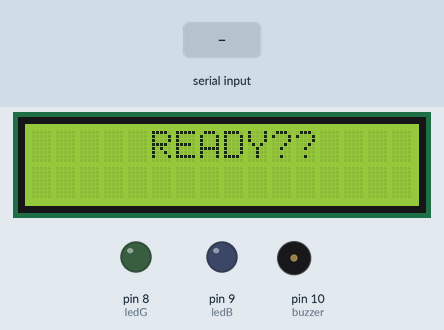
This sketch was run on a simulated Arduino Uno, built with avr-gcc and run on an emulated ATmega328P. Parts: 16×2 character LCD, output pins drawn as LEDs (lit = HIGH), buzzer (waves = sounding). The inputs (shaded band) are chosen by the test bench. What the sketch prints to the serial monitor is not drawn.

Above: at 1.2 s.
1.3 s: byte 2 (2) received over Serial
At 2.6 s:
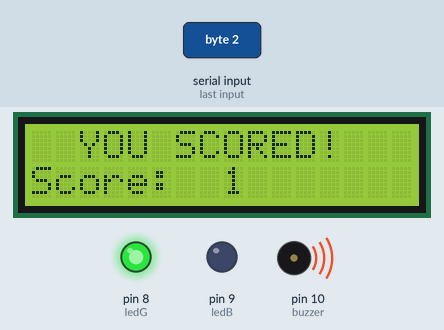
4.3 s: byte 1 (1) received over Serial
At 4.9 s:
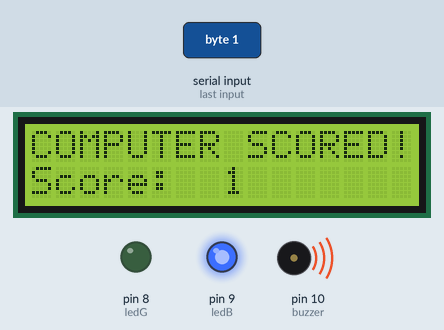
Timing chart, 0 to 8.3 s (numbered marks = the images above; inputs shaded):
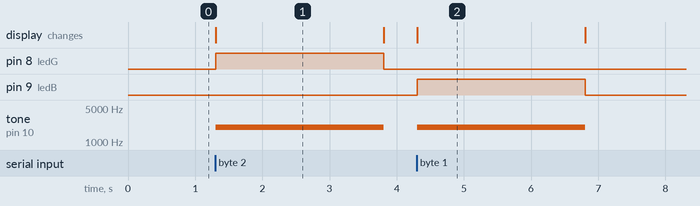

Measured:
- after the input at 1.3 s, pin 8 (ledG): LOW → HIGH at once, → LOW 2.5 s later; tone on pin 10 (buzzer): silent → 2000 Hz at once, → silent 2.5 s later; the display: changes at once (image 1)
- after the input at 4.3 s, pin 9 (ledB): LOW → HIGH at once, → LOW 2.5 s later; tone on pin 10 (buzzer): silent → 2000 Hz at once, → silent 2.5 s later; the display: changes at once (image 2)
- what the display in image 1 shows lasts 2.5 s, from 1.3 s to 3.8 s

The sketch:

finalproject_cla.ino
```cpp
// include the library code:
#include <LiquidCrystal.h>
int readByte;
const int ledG = 8;
const int ledB = 9;
const int buzzer = 10;
int CompScore = 0;
int PlayerScore = 0;

// initialize the library with the numbers of the interface pins
LiquidCrystal lcd(12, 11, 5, 4, 3, 2);

void setup() {
  Serial.begin(9600);
  // set up the LCD's number of columns and rows:
  lcd.begin(16, 2);
  // Print a message to the LCD.
  //lcd.print("Se va hacer o no se va hacer");
  pinMode(ledG, OUTPUT);
  pinMode(ledB, OUTPUT);
  pinMode(buzzer, OUTPUT);
}

void loop() {
 lcd.setCursor(5, 0);
 lcd.print("READY??");


 // send data only when you receive data:
 if (Serial.available() > 0) {
        // read the incoming byte:
        readByte = Serial.read();
  //lcd.setCursor(5, 0);
  //lcd.print(readByte);
  //Serial.print("I received: ");
  //Serial.println(readByte);

 if ( readByte == 1){ //ComputerScore = ComputerScore+1;
  //Serial.println(readByte);
CompScore = CompScore +1;

  lcd.setCursor(0, 0);
  lcd.print("COMPUTER SCORED!");
  lcd.setCursor(0, 1);        //added
lcd.print("Score:");
 lcd.setCursor(8, 1);        //added
lcd.print(CompScore);
  digitalWrite(ledB, HIGH);
  tone(buzzer, 2000);
  delay(2500);
  digitalWrite(ledB, LOW);
  noTone(buzzer);
  lcd.clear();

}

 if(CompScore == 3){
    lcd.clear();
   lcd.setCursor(1, 0);
  lcd.print("COMPUTER WINS!");
  delay(2000);
  lcd.clear();
  CompScore = 0;
  }
if ( readByte == 2){
  PlayerScore = PlayerScore+1;
  Serial.println(readByte);
  lcd.setCursor(2, 0);
  lcd.print("YOU SCORED!");
  lcd.setCursor(0, 1);        //added
lcd.print("Score:");
 lcd.setCursor(8, 1);        //added
lcd.print(PlayerScore);
  digitalWrite(ledG, HIGH);
  tone(buzzer, 2000);
  delay(2500);
  digitalWrite(ledG, LOW);
  noTone(buzzer);
  lcd.clear();
}
if(PlayerScore == 3){
    lcd.clear();
   lcd.setCursor(3, 0);
  lcd.print("YOU WIN!");
  delay(2000);
  lcd.clear();
  PlayerScore = 0;

  }

// write ComputerScore and PlayerScore to 7 segment displays

        }
}
```
